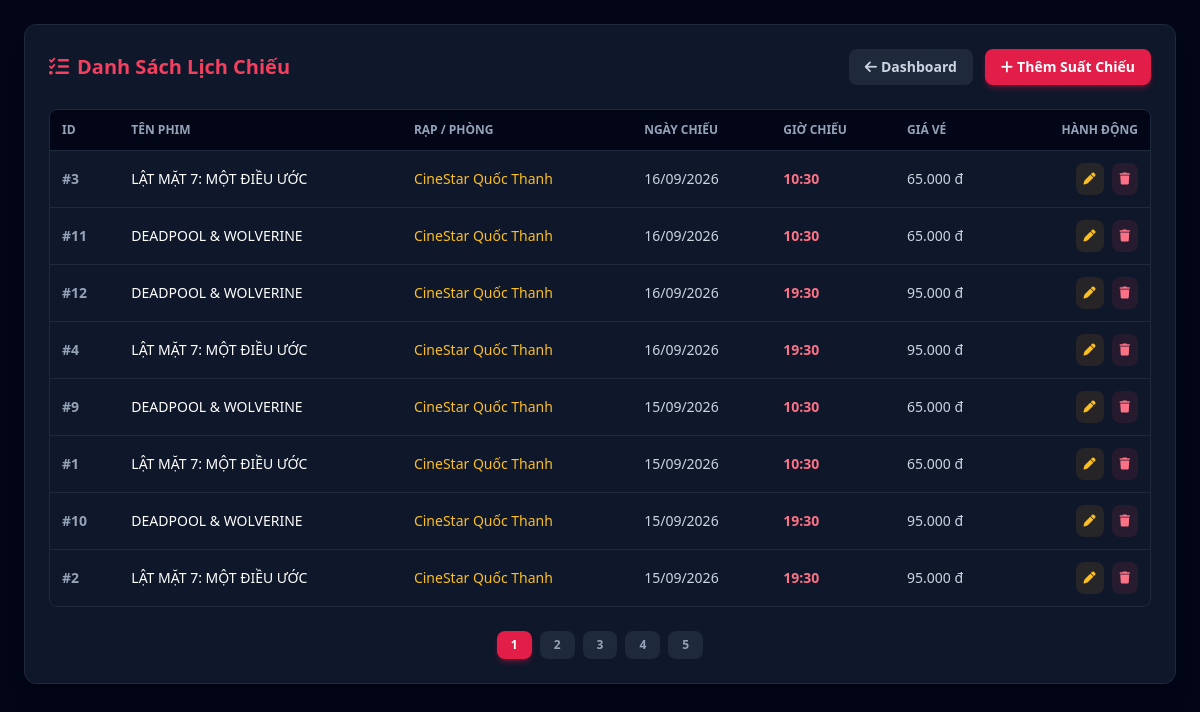
Before: /admin/showtimes_list.php (signed in) with the older database file.
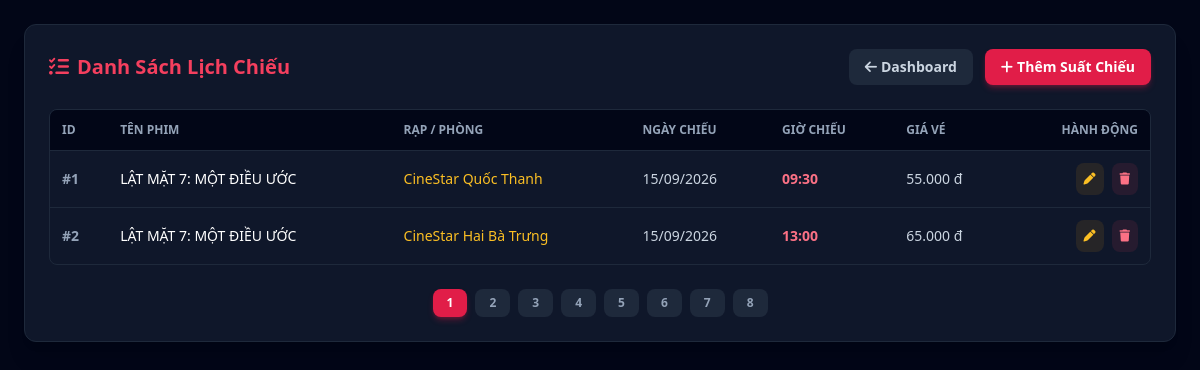
After: the same page with the newer database file.
### tables this page shows
CREATE TABLE IF NOT EXISTS `showtimes` (
  `id` INT AUTO_INCREMENT PRIMARY KEY,
  `movie_id` INT NOT NULL,
  `cinema_id` INT NOT NULL,
  `show_date` DATE NOT NULL,
  `show_time` TIME NOT NULL,
  `price` DECIMAL(10,2) NOT NULL DEFAULT 75000.00,
  FOREIGN KEY (`movie_id`) REFERENCES `movies`(`id`) ON DELETE CASCADE,
  FOREIGN KEY (`cinema_id`) REFERENCES `cinemas`(`id`) ON DELETE CASCADE
);

CREATE TABLE IF NOT EXISTS `movies` (
  `id` INT AUTO_INCREMENT PRIMARY KEY,
  `title` VARCHAR(255) NOT NULL,
  `director` VARCHAR(255) DEFAULT NULL,
  `cast` TEXT DEFAULT NULL,
  `genre` VARCHAR(255) NOT NULL,
  `duration` INT NOT NULL,
  `release_date` DATE DEFAULT NULL,
  `poster` VARCHAR(255) NOT NULL DEFAULT 'default-poster.jpg',
  `description` TEXT DEFAULT NULL,
  `trailer_url` VARCHAR(255) DEFAULT NULL,
  `status` ENUM('now_showing', 'coming_soon') DEFAULT 'now_showing',
  `created_at` TIMESTAMP DEFAULT CURRENT_TIMESTAMP
);

CREATE TABLE IF NOT EXISTS `cinemas` (
  `id` INT AUTO_INCREMENT PRIMARY KEY,
  `name` VARCHAR(100) NOT NULL,
  `address` VARCHAR(255) NOT NULL
);

### admin/showtimes_list.php (the view, shortened to what the changed rows need)
<?php
require_once '../config/db.php';
$limit = 10;
$page = isset($_GET['page']) && is_numeric($_GET['page']) ? (int)$_GET['page'] : 1;
$offset = ($page - 1) * $limit;
$totalRows = $pdo->query("SELECT COUNT(*) FROM showtimes")->fetchColumn();
$totalPages = ceil($totalRows / $limit);
$sql = "SELECT s.id, s.show_date, s.show_time, s.price, m.title AS movie_title, c.name AS cinema_name
        FROM showtimes s
        JOIN movies m ON s.movie_id = m.id
        JOIN cinemas c ON s.cinema_id = c.id
        ORDER BY s.show_date DESC, s.show_time ASC
        LIMIT :limit OFFSET :offset";
$stmt = $pdo->prepare($sql);
$stmt->bindValue(':limit', $limit, PDO::PARAM_INT);
$stmt->bindValue(':offset', $offset, PDO::PARAM_INT);
$stmt->execute();
$showtimes = $stmt->fetchAll();
?>
<!DOCTYPE html>
<html lang="vi">
<head>
    <script src="https://cdn.tailwindcss.com"></script>
    <link rel="stylesheet" href="https://cdnjs.cloudflare.com/ajax/libs/font-awesome/6.4.2/css/all.min.css">
</head>
<body class="bg-slate-950 text-slate-100 p-6 min-h-screen">
    <div class="max-w-6xl mx-auto bg-slate-900 border border-slate-800 rounded-xl p-6 shadow-xl">
        <div class="flex justify-between items-center mb-6">
            <h2 class="text-xl font-bold text-rose-500"><i class="fa-solid fa-list-check mr-2"></i>Danh Sách Lịch Chiếu</h2>
        </div>
        <div class="overflow-x-auto rounded-lg border border-slate-800">
            <table class="w-full text-left text-sm text-slate-300">
                <thead class="bg-slate-950 text-xs uppercase text-slate-400 border-b border-slate-800">
                    <tr>
                        <th class="p-3">ID</th>
                        <th class="p-3">Tên Phim</th>
                        <th class="p-3">Rạp / Phòng</th>
                        <th class="p-3">Ngày Chiếu</th>
                        <th class="p-3">Giờ Chiếu</th>
                        <th class="p-3">Giá Vé</th>
                        <th class="p-3 text-right">Hành Động</th>
                    </tr>
                </thead>
                <tbody class="divide-y divide-slate-800">
                    <?php if (count($showtimes) > 0): ?>
                        <?php foreach ($showtimes as $s): ?>
                            <tr class="hover:bg-slate-800/50">
                                <td class="p-3 font-semibold text-slate-400">#<?= $s['id'] ?></td>
                                <td class="p-3 font-medium text-white"><?= htmlspecialchars($s['movie_title']) ?></td>
                                <td class="p-3 text-amber-400"><?= htmlspecialchars($s['cinema_name']) ?></td>
                                <td class="p-3"><?= date('d/m/Y', strtotime($s['show_date'])) ?></td>
                                <td class="p-3 font-bold text-rose-400"><?= date('H:i', strtotime($s['show_time'])) ?></td>
                                <td class="p-3"><?= number_format($s['price'], 0, ',', '.') ?> đ</td>
                                <td class="p-3 text-right">
                                    <div class="flex items-center justify-end gap-2">
                                        <a href="showtime_edit.php?id=<?= $s['id'] ?>" class="p-2 bg-amber-500/10 text-amber-400 hover:bg-amber-500 hover:text-white rounded-lg transition-all text-xs" title="Sửa">
                                            <i class="fa-solid fa-pen"></i>
                                        </a>
                                        <a href="showtimes_list.php?delete_id=<?= $s['id'] ?>" onclick="return confirm('Bạn có chắc muốn xóa suất chiếu này?')" class="p-2 bg-rose-500/10 text-rose-400 hover:bg-rose-500 hover:text-white rounded-lg transition-all text-xs" title="Xóa">
                                            <i class="fa-solid fa-trash"></i>
                                        </a>
                                    </div>
                                </td>
                            </tr>
                        <?php endforeach; ?>
                    <?php else: ?>
                        <tr><td colspan="7" class="p-4 text-center text-slate-500">Chưa có lịch chiếu nào.</td></tr>
                    <?php endif; ?>
                </tbody>
            </table>
        </div>
        <?php if ($totalPages > 1): ?>
            <div class="flex justify-center items-center gap-2 mt-6">
                <?php for ($i = 1; $i <= $totalPages; $i++): ?>
                    <a href="?page=<?= $i ?>" class="px-3.5 py-1.5 rounded-lg text-xs font-semibold transition-all <?= $i === $page ? 'bg-rose-600 text-white shadow-md shadow-rose-600/30' : 'bg-slate-800 text-slate-400 hover:text-white' ?>">
                        <?= $i ?>
                    </a>
                <?php endfor; ?>
            </div>
        <?php endif; ?>
    </div>
</body>
</html>

Changed rows visible on the page:
no longer on this page (row edited): showtimes: id "3", movie.title "LẬT MẶT 7: MỘT ĐIỀU ƯỚC", cinema.name "CineStar Quốc Thanh", show_date "16/09/2026", show_time "10:30", price "65.000"
no longer on this page (row edited): showtimes: id "11", movie.title "DEADPOOL & WOLVERINE", cinema.name "CineStar Quốc Thanh", show_date "16/09/2026", show_time "10:30", price "65.000"
no longer on this page (row edited): showtimes: id "12", movie.title "DEADPOOL & WOLVERINE", cinema.name "CineStar Quốc Thanh", show_date "16/09/2026", show_time "19:30", price "95.000"
no longer on this page (row edited): showtimes: id "4", movie.title "LẬT MẶT 7: MỘT ĐIỀU ƯỚC", cinema.name "CineStar Quốc Thanh", show_date "16/09/2026", show_time "19:30", price "95.000"
no longer on this page (row edited): showtimes: id "9", movie.title "DEADPOOL & WOLVERINE", cinema.name "CineStar Quốc Thanh", show_date "15/09/2026", show_time "10:30", price "65.000"
no longer on this page (row edited): showtimes: id "10", movie.title "DEADPOOL & WOLVERINE", cinema.name "CineStar Quốc Thanh", show_date "15/09/2026", show_time "19:30", price "95.000"
changed showtimes "CineStar Quốc Thanh": show_time "10:30" → "09:30"; price "65.000" → "55.000"
changed showtimes id 2: cinema.name "CineStar Quốc Thanh" → "CineStar Hai Bà Trưng"; show_time "19:30" → "13:00"; price "95.000" → "65.000"
Other visible differences:
new list line: "6"
new list line: "7"
new list line: "8"
